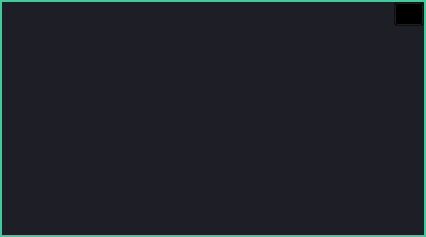
<?xml version="1.0" encoding="UTF-8"?>
<ui version="4.0">
 <class>Splash</class>
 <widget class="QWidget" name="Splash">
  <property name="geometry">
   <rect>
    <x>0</x>
    <y>0</y>
    <width>426</width>
    <height>237</height>
   </rect>
  </property>
  <property name="windowTitle">
   <string>Form</string>
  </property>
  <property name="styleSheet">
   <string notr="true">#Splash {
	background: rgb(62, 204, 156);
}

#centralWidget {
	background: rgb(30, 30, 38);
}

#captionBtnX {
	border-image: url(:/images/xNormal);
}

#captionBtnX:hover {
	border-image: url(:/images/xHover);
}</string>
  </property>
  <layout class="QVBoxLayout" name="verticalLayout">
   <property name="spacing">
    <number>0</number>
   </property>
   <property name="leftMargin">
    <number>2</number>
   </property>
   <property name="topMargin">
    <number>2</number>
   </property>
   <property name="rightMargin">
    <number>2</number>
   </property>
   <property name="bottomMargin">
    <number>2</number>
   </property>
   <item>
    <widget class="QWidget" name="centralWidget" native="true">
     <layout class="QVBoxLayout" name="verticalLayout_3">
      <property name="spacing">
       <number>0</number>
      </property>
      <property name="leftMargin">
       <number>0</number>
      </property>
      <property name="topMargin">
       <number>0</number>
      </property>
      <property name="rightMargin">
       <number>0</number>
      </property>
      <property name="bottomMargin">
       <number>0</number>
      </property>
      <item>
       <widget class="QWidget" name="caption" native="true">
        <property name="maximumSize">
         <size>
          <width>16777215</width>
          <height>24</height>
         </size>
        </property>
        <layout class="QHBoxLayout" name="horizontalLayout">
         <property name="spacing">
          <number>0</number>
         </property>
         <property name="leftMargin">
          <number>0</number>
         </property>
         <property name="topMargin">
          <number>0</number>
         </property>
         <property name="rightMargin">
          <number>0</number>
         </property>
         <property name="bottomMargin">
          <number>0</number>
         </property>
         <item>
          <spacer name="horizontalSpacer">
           <property name="orientation">
            <enum>Qt::Horizontal</enum>
           </property>
           <property name="sizeHint" stdset="0">
            <size>
             <width>40</width>
             <height>20</height>
            </size>
           </property>
          </spacer>
         </item>
         <item>
          <widget class="QToolButton" name="captionBtnX">
           <property name="minimumSize">
            <size>
             <width>30</width>
             <height>24</height>
            </size>
           </property>
           <property name="maximumSize">
            <size>
             <width>30</width>
             <height>24</height>
            </size>
           </property>
           <property name="styleSheet">
            <string notr="true">background: transparent;</string>
           </property>
           <property name="text">
            <string/>
           </property>
           <property name="iconSize">
            <size>
             <width>30</width>
             <height>30</height>
            </size>
           </property>
          </widget>
         </item>
        </layout>
       </widget>
      </item>
      <item>
       <widget class="QWidget" name="content" native="true">
        <layout class="QVBoxLayout" name="verticalLayout_2"/>
       </widget>
      </item>
     </layout>
    </widget>
   </item>
  </layout>
 </widget>
 <resources>
  <include location="resources.qrc"/>
 </resources>
 <connections/>
</ui>
